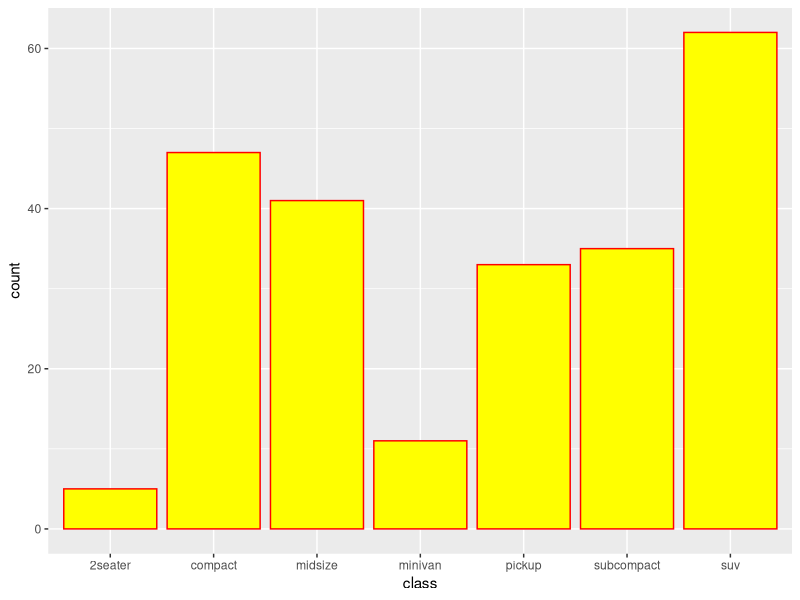
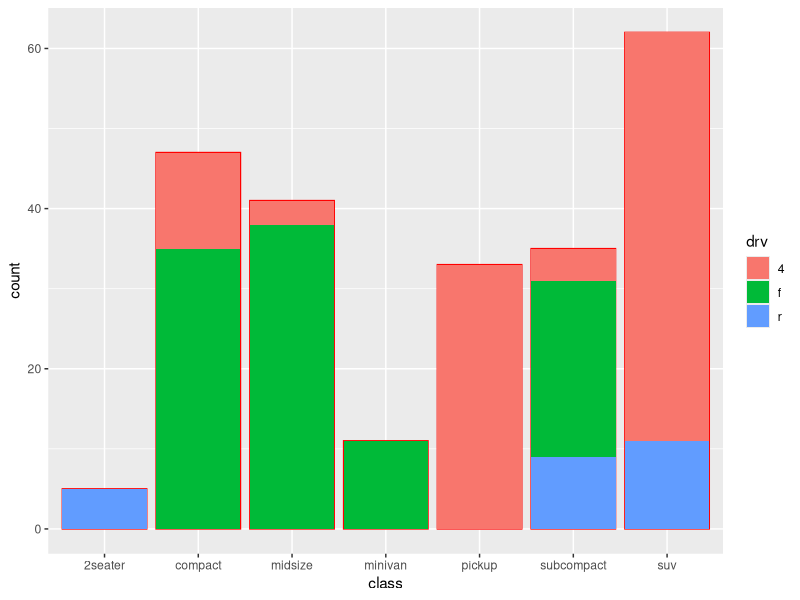

Recreate these plots in R, in order.
#barplot
#una unica variable discreta: geom_bar

library(ggplot2)
datos = mpg
head(mpg)
str(datos)

#plot para datos dicretos o caracteristicas
grafico = ggplot(datos, aes(x=class)) 
grafico = grafico + geom_bar(color='red', fill= 'yellow')
print(grafico)

#en funcion a valores de otra variable
grafico = grafico + geom_bar(aes(fill=drv))
print(grafico)


